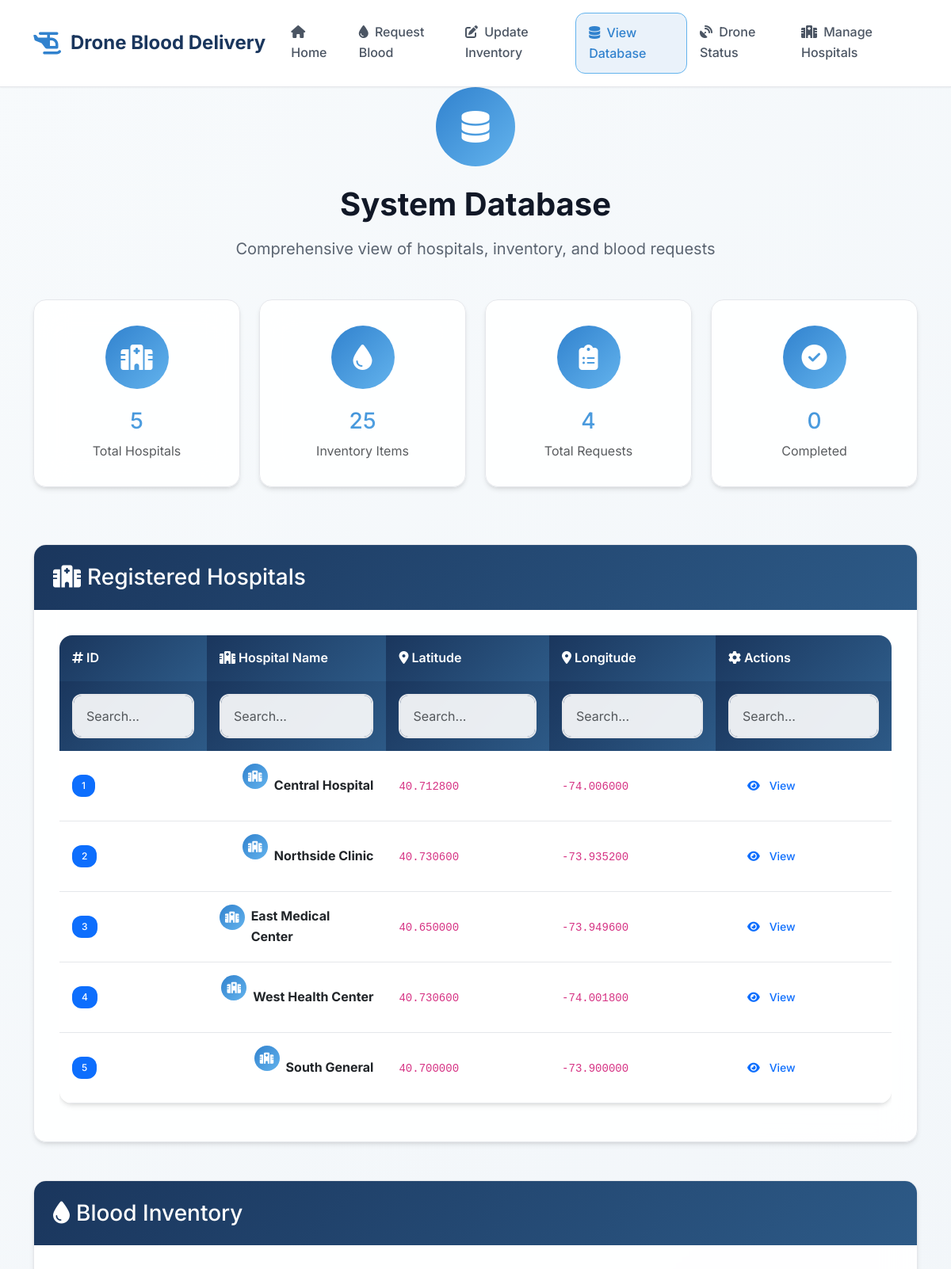
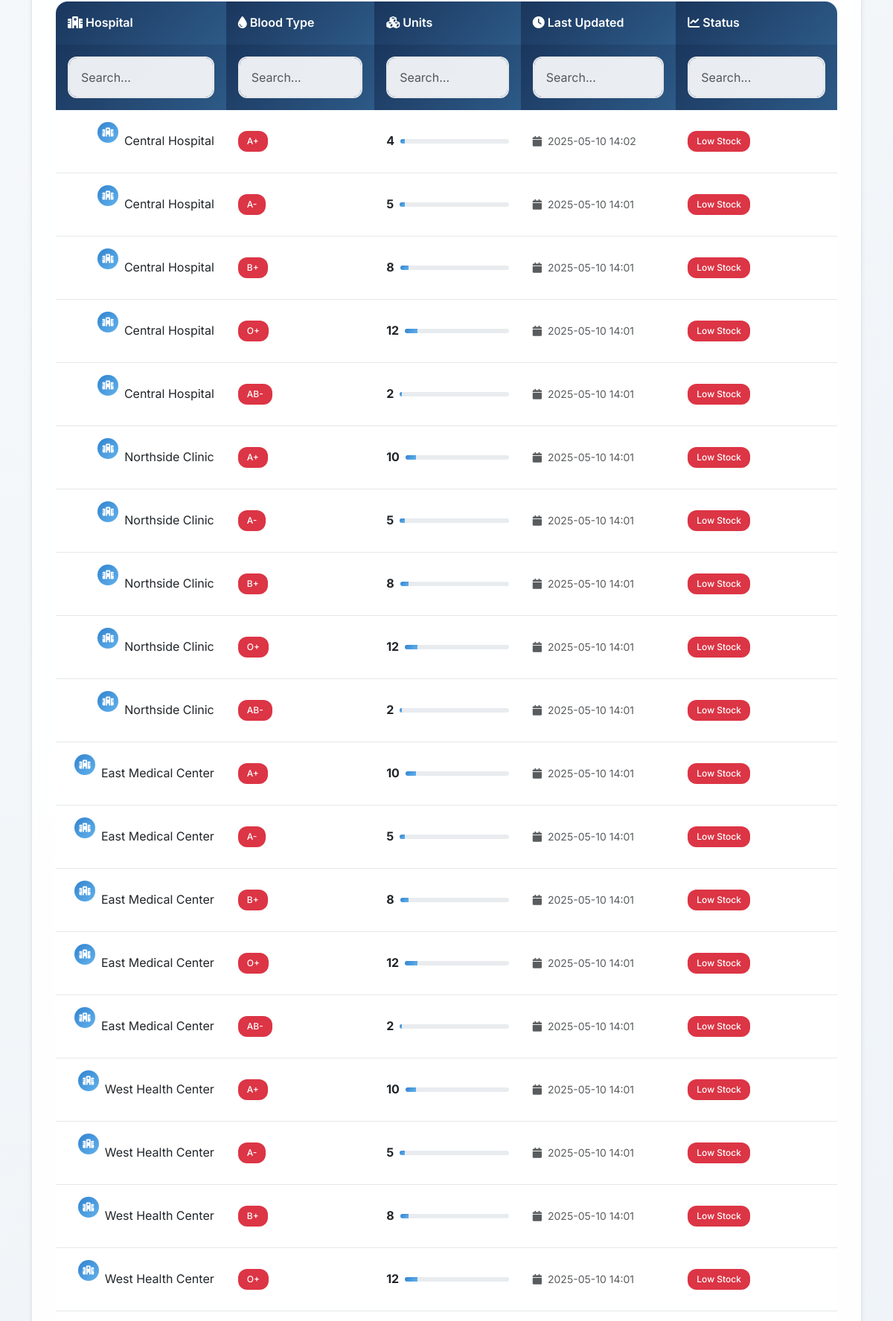
Screenshot of /view-database (upper part) with the database file from the repository (2 pictures, top to bottom).
### app.py (models this page shows)
class Hospital(db.Model):
    id = db.Column(db.Integer, primary_key=True)
    name = db.Column(db.String(100), nullable=False)
    latitude = db.Column(db.Float, nullable=False)
    longitude = db.Column(db.Float, nullable=False)
    blood_inventory = db.relationship('BloodInventory', backref='hospital', lazy=True)

class BloodInventory(db.Model):
    id = db.Column(db.Integer, primary_key=True)
    hospital_id = db.Column(db.Integer, db.ForeignKey('hospital.id'), nullable=False)
    blood_type = db.Column(db.String(5), nullable=False)
    units = db.Column(db.Integer, nullable=False)
    last_updated = db.Column(db.DateTime, default=datetime.utcnow)

### app.py (the view)
@app.route('/view-database')
def view_database():
    hospitals = Hospital.query.all()
    inventory = BloodInventory.query.all()
    requests = BloodRequest.query.all()
    return render_template('view_database.html',
                         hospitals=hospitals,
                         inventory=inventory,
                         requests=requests)

### templates/view_database.html (shortened to what this page needs)
{% extends "base.html" %}
{% block content %}
<div class="text-center mb-5 fade-in-up">
    <div class="feature-icon mx-auto mb-4" style="width: 100px; height: 100px; font-size: 2.5rem;">
        <i class="fas fa-database"></i>
    </div>
    <h1 class="hero-title" style="font-size: 2.5rem; color: var(--gray-900);">System Database</h1>
    <p class="hero-subtitle" style="color: var(--gray-600);">Comprehensive view of hospitals, inventory, and blood requests</p>
</div>
<div class="row mb-5 fade-in-up">
    <div class="col-md-3 col-sm-6 mb-4">
        <div class="card text-center h-100">
            <div class="card-body">
                <div class="feature-icon">
                    <i class="fas fa-hospital"></i>
                </div>
                <h3 class="text-gradient">{{ hospitals|length }}</h3>
                <p class="text-muted mb-0">Total Hospitals</p>
            </div>
        </div>
    </div>
    <div class="col-md-3 col-sm-6 mb-4">
        <div class="card text-center h-100">
            <div class="card-body">
                <div class="feature-icon">
                    <i class="fas fa-tint"></i>
                </div>
                <h3 class="text-gradient">{{ inventory|length }}</h3>
                <p class="text-muted mb-0">Inventory Items</p>
            </div>
        </div>
    </div>
    <div class="col-md-3 col-sm-6 mb-4">
        <div class="card text-center h-100">
            <div class="card-body">
                <div class="feature-icon">
                    <i class="fas fa-clipboard-list"></i>
                </div>
                <h3 class="text-gradient">{{ requests|length }}</h3>
                <p class="text-muted mb-0">Total Requests</p>
            </div>
        </div>
    </div>
    <div class="col-md-3 col-sm-6 mb-4">
        <div class="card text-center h-100">
            <div class="card-body">
                <div class="feature-icon">
                    <i class="fas fa-check-circle"></i>
                </div>
                <h3 class="text-gradient">{{ requests|selectattr('status', 'equalto', 'completed')|list|length }}</h3>
                <p class="text-muted mb-0">Completed</p>
            </div>
        </div>
    </div>
</div>
<div class="row mb-5">
    <div class="col-12">
        <div class="card fade-in-up">
            <div class="card-header">
                <h3 class="mb-0"><i class="fas fa-hospital me-2"></i>Registered Hospitals</h3>
            </div>
            <div class="card-body">
                <div class="table-responsive">
                    <table class="table table-hover">
                        <thead>
                            <tr>
                                <th><i class="fas fa-hashtag me-1"></i>ID</th>
                                <th><i class="fas fa-hospital me-1"></i>Hospital Name</th>
                                <th><i class="fas fa-map-marker-alt me-1"></i>Latitude</th>
                                <th><i class="fas fa-map-marker-alt me-1"></i>Longitude</th>
                                <th><i class="fas fa-cog me-1"></i>Actions</th>
                            </tr>
                        </thead>
                        <tbody>
                            {% for hospital in hospitals %}
                            <tr>
                                <td><span class="badge bg-primary">{{ hospital.id }}</span></td>
                                <td>
                                    <div class="d-flex align-items-center">
                                        <div class="feature-icon me-2" style="width: 32px; height: 32px; font-size: 0.875rem;">
                                            <i class="fas fa-hospital"></i>
                                        </div>
                                        <strong>{{ hospital.name }}</strong>
                                    </div>
                                </td>
                                <td><code>{{ "%.6f"|format(hospital.latitude) }}</code></td>
                                <td><code>{{ "%.6f"|format(hospital.longitude) }}</code></td>
                                <td>
                                    <button class="btn btn-sm btn-outline-primary" onclick="viewHospitalDetails({{ hospital.id }})">
                                        <i class="fas fa-eye me-1"></i>View
                                    </button>
                                </td>
                            </tr>
                            {% endfor %}
                        </tbody>
                    </table>
                </div>
                </div>
            </div>
        </div>
    </div>
<div class="row mb-5">
    <div class="col-12">
        <div class="card fade-in-up" style="animation-delay: 0.2s;">
            <div class="card-header">
                <h3 class="mb-0"><i class="fas fa-tint me-2"></i>Blood Inventory</h3>
            </div>
            <div class="card-body">
                <div class="table-responsive">
                    <table class="table table-hover">
                        <thead>
                            <tr>
                                <th><i class="fas fa-hospital me-1"></i>Hospital</th>
                                <th><i class="fas fa-tint me-1"></i>Blood Type</th>
                                <th><i class="fas fa-cubes me-1"></i>Units</th>
                                <th><i class="fas fa-clock me-1"></i>Last Updated</th>
                                <th><i class="fas fa-chart-line me-1"></i>Status</th>
                            </tr>
                        </thead>
                        <tbody>
                            {% for item in inventory %}
                            <tr>
                                <td>
                                    <div class="d-flex align-items-center">
                                        <div class="feature-icon me-2" style="width: 28px; height: 28px; font-size: 0.75rem;">
                                            <i class="fas fa-hospital"></i>
                                        </div>
                                        {{ item.hospital.name }}
                                    </div>
                                </td>
                                <td>
                                    <span class="badge bg-danger">{{ item.blood_type }}</span>
                                </td>
                                <td>
                                    <div class="d-flex align-items-center">
                                        <span class="fw-bold me-2">{{ item.units }}</span>
                                        <div class="progress flex-grow-1" style="height: 6px;">
                                            <div class="progress-bar" role="progressbar"
                                                 style="width: {{ (item.units / 100) * 100 }}%; background: linear-gradient(135deg, var(--accent-color), var(--accent-light));"></div>
                                        </div>
                                    </div>
                                </td>
                                <td>
                                    <small class="text-muted">
                                        <i class="fas fa-calendar me-1"></i>
                                        {{ item.last_updated.strftime('%Y-%m-%d %H:%M') }}
                                    </small>
                                </td>
                                <td>
                                    {% if item.units > 50 %}
                                        <span class="badge bg-success">High Stock</span>
                                    {% elif item.units > 20 %}
                                        <span class="badge bg-warning">Medium Stock</span>
                                    {% else %}
                                        <span class="badge bg-danger">Low Stock</span>
                                    {% endif %}
                                </td>
                            </tr>
                            {% endfor %}
                        </tbody>
                    </table>
                </div>
                </div>
            </div>
        </div>
    </div>
{% endblock %}

### templates/base.html (style rules this page uses)
:root { --primary-color: #1a365d; --primary-light: #2d5a87; --secondary-color: #e53e3e; --accent-color: #3182ce; --accent-light: #63b3ed; --success-color: #38a169; --warning-color: #d69e2e; --danger-color: #e53e3e; --info-color: #3182ce; --dark-color: #2d3748; --light-color: #f7fafc; --gray-50: #f9fafb; --gray-100: #f3f4f6; --gray-200: #e5e7eb; --gray-300: #d1d5db; --gray-400: #9ca3af; --gray-500: #6b7280; --gray-600: #4b5563; --gray-700: #374151; --gray-800: #1f2937; --gray-900: #111827; --shadow-sm: 0 1px 2px 0 rgba(0, 0, 0, 0.05); --shadow-md: 0 4px 6px -1px rgba(0, 0, 0, 0.1), 0 2px 4px -1px rgba(0, 0, 0, 0.06); --shadow-lg: 0 10px 15px -3px rgba(0, 0, 0, 0.1), 0 4px 6px -2px rgba(0, 0, 0, 0.05); --shadow-xl: 0 20px 25px -5px rgba(0, 0, 0, 0.1), 0 10px 10px -5px rgba(0, 0, 0, 0.04); --border-radius: 12px; --border-radius-lg: 16px; --transition: all 0.3s cubic-bezier(0.4, 0, 0.2, 1); }
* { box-sizing: border-box; }
body { font-family: 'Inter', -apple-system, BlinkMacSystemFont, 'Segoe UI', Roboto, sans-serif; background: linear-gradient(135deg, #f7fafc 0%, #edf2f7 100%); color: var(--gray-800); line-height: 1.6; font-weight: 400; min-height: 100vh; }
.card { background: rgba(255, 255, 255, 0.9); backdrop-filter: blur(20px); border: 1px solid var(--gray-200); border-radius: var(--border-radius-lg); box-shadow: var(--shadow-md); transition: var(--transition); overflow: hidden; }
.card-header { background: linear-gradient(135deg, var(--primary-color), var(--primary-light)); color: white; border-bottom: none; padding: 1.5rem; font-weight: 600; }
.card-body { padding: 2rem; }
.btn { font-weight: 500; padding: 0.75rem 1.5rem; border-radius: var(--border-radius); border: none; transition: var(--transition); position: relative; overflow: hidden; display: inline-flex; align-items: center; gap: 0.5rem; }
.btn::before { content: ''; position: absolute; top: 0; left: -100%; width: 100%; height: 100%; background: linear-gradient(90deg, transparent, rgba(255,255,255,0.2), transparent); transition: left 0.5s; }
.table { background: white; border-radius: var(--border-radius-lg); overflow: hidden; box-shadow: var(--shadow-md); }
.table thead th { background: linear-gradient(135deg, var(--primary-color), var(--primary-light)); color: white; border: none; padding: 1rem; font-weight: 600; }
.table tbody td { padding: 1rem; border-bottom: 1px solid var(--gray-200); vertical-align: middle; }
.badge { font-weight: 500; padding: 0.5rem 0.75rem; border-radius: var(--border-radius); }
.fade-in-up { animation: fadeInUp 0.6s ease-out; }
.hero-title { font-size: 3rem; font-weight: 700; margin-bottom: 1rem; }
.hero-subtitle { font-size: 1.25rem; opacity: 0.9; margin-bottom: 2rem; }
.feature-icon { width: 80px; height: 80px; background: linear-gradient(135deg, var(--accent-color), var(--accent-light)); border-radius: 50%; display: flex; align-items: center; justify-content: center; margin: 0 auto 1.5rem; color: white; font-size: 2rem; }
.text-gradient { background: linear-gradient(135deg, var(--accent-color), var(--accent-light)); -webkit-background-clip: text; -webkit-text-fill-color: transparent; background-clip: text; }

### rows the page displays
Hospital: id "1", name "Central Hospital", latitude "40.712800", longitude "-74.006000"
Hospital: id "2", name "Northside Clinic", latitude "40.730600", longitude "-73.935200"
Hospital: id "3", name "East Medical Center", latitude "40.650000", longitude "-73.949600"
Hospital: id "4", name "West Health Center", latitude "40.730600", longitude "-74.001800"
Hospital: id "5", name "South General", latitude "40.700000", longitude "-73.900000"
BloodInventory: hospital.name "Central Hospital", blood_type "A+", units "4", last_updated "2025-05-10 14:02", shows "Low Stock"
BloodInventory: hospital.name "Central Hospital", blood_type "A-", units "5", last_updated "2025-05-10 14:01", shows "Low Stock"
BloodInventory: hospital.name "Central Hospital", blood_type "B+", units "8", last_updated "2025-05-10 14:01", shows "Low Stock"
BloodInventory: hospital.name "Central Hospital", blood_type "O+", units "12", last_updated "2025-05-10 14:01", shows "Low Stock"
BloodInventory: hospital.name "Central Hospital", blood_type "AB-", units "2", last_updated "2025-05-10 14:01", shows "Low Stock"
BloodInventory: hospital.name "Northside Clinic", blood_type "A+", units "10", last_updated "2025-05-10 14:01", shows "Low Stock"
BloodInventory: hospital.name "Northside Clinic", blood_type "A-", units "5", last_updated "2025-05-10 14:01", shows "Low Stock"
BloodInventory: hospital.name "Northside Clinic", blood_type "B+", units "8", last_updated "2025-05-10 14:01", shows "Low Stock"
BloodInventory: hospital.name "Northside Clinic", blood_type "O+", units "12", last_updated "2025-05-10 14:01", shows "Low Stock"
BloodInventory: hospital.name "Northside Clinic", blood_type "AB-", units "2", last_updated "2025-05-10 14:01", shows "Low Stock"
BloodInventory: hospital.name "East Medical Center", blood_type "A+", units "10", last_updated "2025-05-10 14:01", shows "Low Stock"
BloodInventory: hospital.name "East Medical Center", blood_type "A-", units "5", last_updated "2025-05-10 14:01", shows "Low Stock"
BloodInventory: hospital.name "East Medical Center", blood_type "B+", units "8", last_updated "2025-05-10 14:01", shows "Low Stock"
BloodInventory: hospital.name "East Medical Center", blood_type "O+", units "12", last_updated "2025-05-10 14:01", shows "Low Stock"
BloodInventory: hospital.name "East Medical Center", blood_type "AB-", units "2", last_updated "2025-05-10 14:01", shows "Low Stock"
BloodInventory: hospital.name "West Health Center", blood_type "A+", units "10", last_updated "2025-05-10 14:01", shows "Low Stock"
BloodInventory: hospital.name "West Health Center", blood_type "A-", units "5", last_updated "2025-05-10 14:01", shows "Low Stock"
BloodInventory: hospital.name "West Health Center", blood_type "B+", units "8", last_updated "2025-05-10 14:01", shows "Low Stock"
BloodInventory: hospital.name "West Health Center", blood_type "O+", units "12", last_updated "2025-05-10 14:01", shows "Low Stock"

### other values shown
{{ hospitals|length }} "5"
{{ inventory|length }} "25"
{{ requests|length }} "4"
{{ requests|selectattr('status', 'equalto', 'completed')|list|length }} "0"
